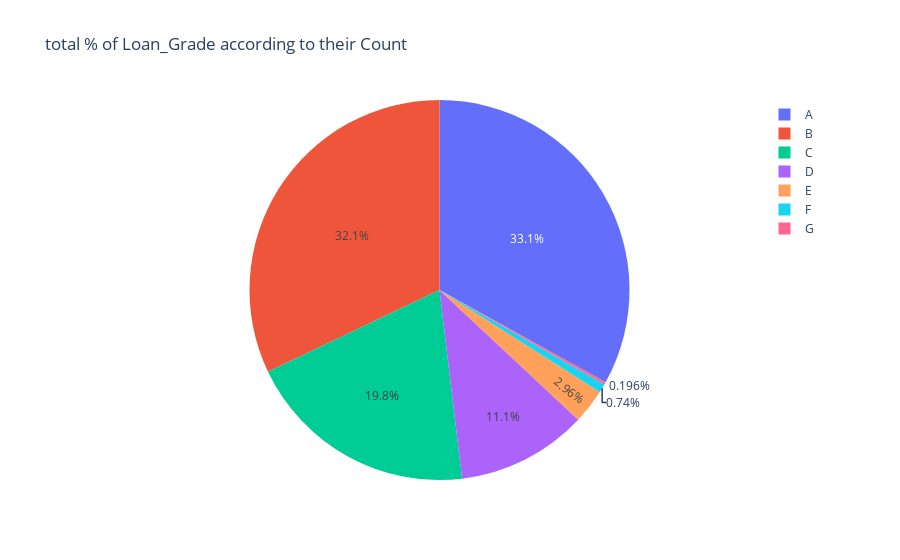

The notebook cell saved with this chart:
### Markdown cell above
#### From the above graph we conclude that a total loan amount of 145 million was disbursed to the rented house borrowers

### Code cell
df = pd.DataFrame(crd.loan_grade.value_counts().reset_index())
df.columns = ['Loan_Grade', 'Count']
df
plotly.express.pie(df , names = 'Loan_Grade' , values = 'Count' , title = 'total % of Loan_Grade according to their Count')

### Figure 1 — Plotly figure (JSON) as saved in the notebook; plotly's stock layout.template omitted (floating-point values rounded to 4 significant figures)
{"data": [{"domain": {"x": [0, 1], "y": [0, 1]}, "hovertemplate": "Loan_Grade=%{label}<br>Count=%{value}<extra></extra>", "labels": ["A", "B", "C", "D", "E", "F", "G"], "legendgroup": "", "name": "", "showlegend": true, "type": "pie", "values": [10777, 10451, 6458, 3626, 964, 241, 64]}], "layout": {"legend": {"tracegroupgap": 0}, "title": {"text": "total % of Loan_Grade according to their Count"}}}
